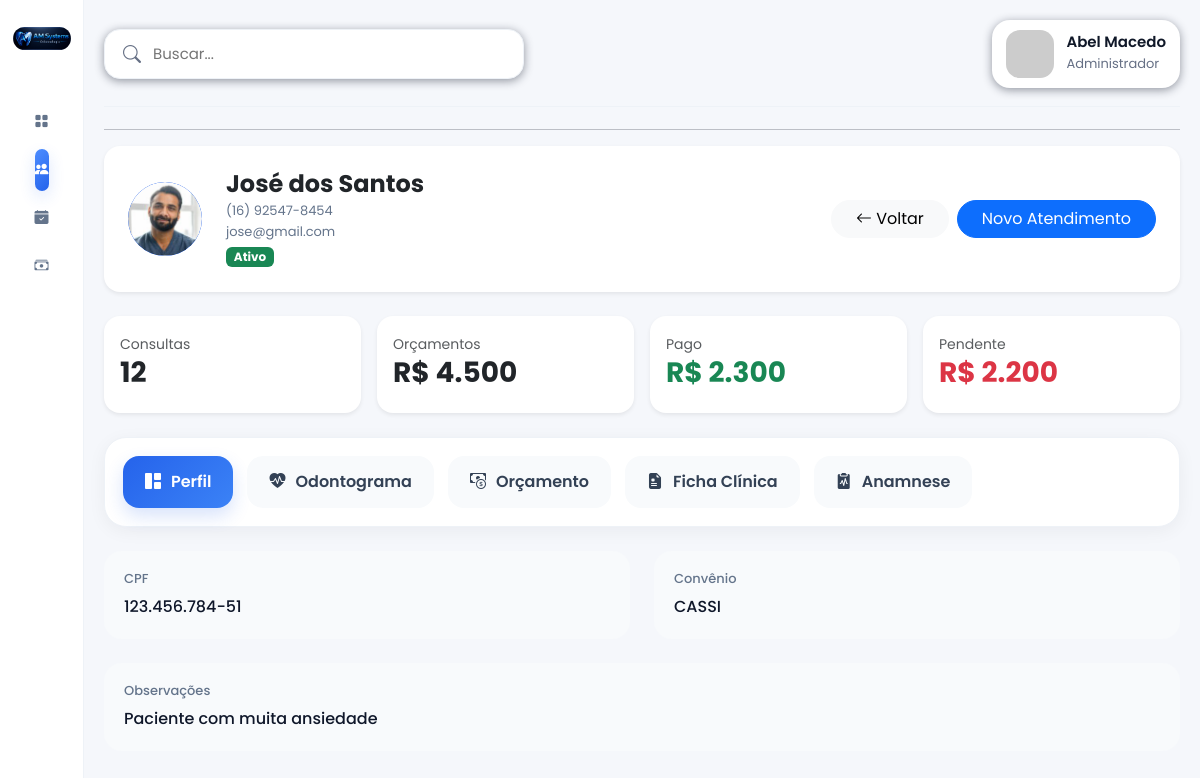
/pacientes/4/ (signed in), run on an earlier commit of the app's database.
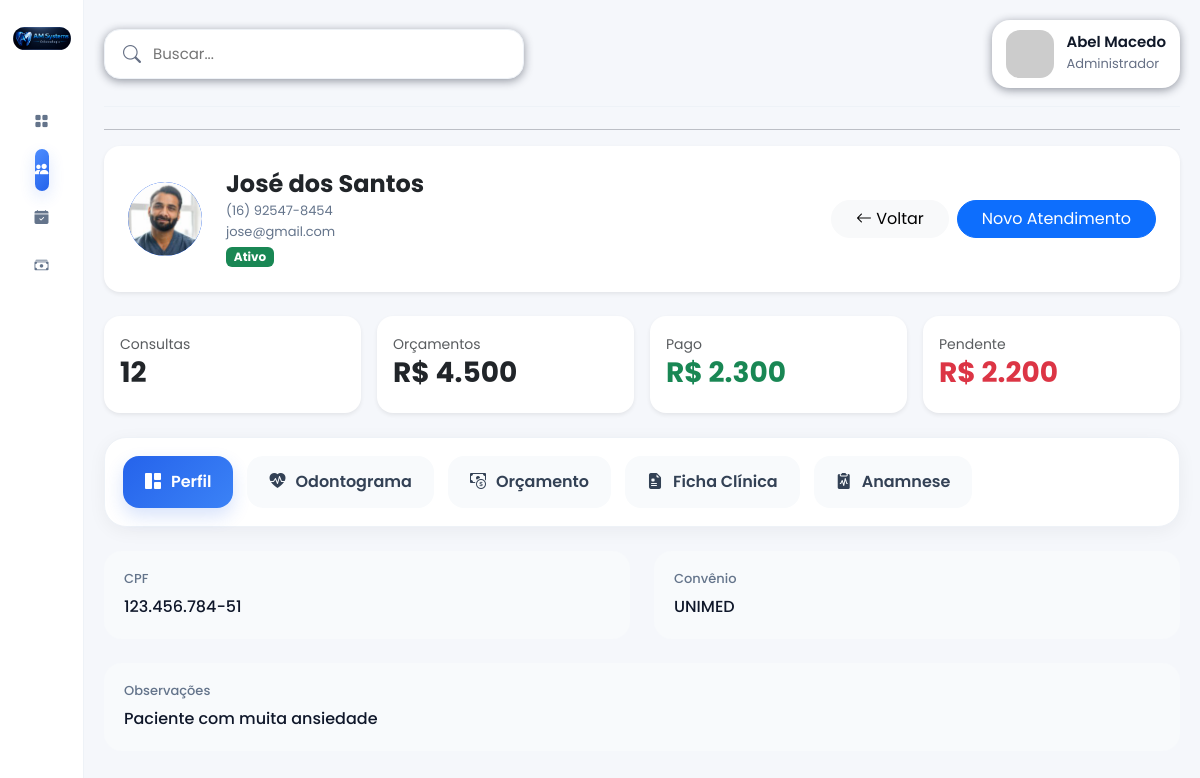
And on a later commit of the database.
### accounts/models.py (models this page shows, shortened)
class Paciente(models.Model):
    foto = models.ImageField(
        upload_to='pacientes/',
        blank=True,
        null=True
    )
    nome = models.CharField(
        max_length=200
    )
    cpf = models.CharField(
        max_length=14,
        blank=True,
        null=True
    )
    rg = models.CharField(
        max_length=20,
        blank=True,
        null=True
    )
    nascimento = models.DateField(
        blank=True,
        null=True
    )
    genero = models.CharField(
        max_length=20,
        blank=True,
        null=True
    )
    estado_civil = models.CharField(
        max_length=30,
        blank=True,
        null=True
    )
    profissao = models.CharField(
        max_length=100,
        blank=True,
        null=True
    )
    telefone = models.CharField(
        max_length=20,
        blank=True,
        null=True
    )
    whatsapp = models.CharField(
        max_length=20,
        blank=True,
        null=True
    )
    email = models.EmailField(
        blank=True,
        null=True
    )
    cep = models.CharField(
        max_length=10,
        blank=True,
        null=True
    )
    endereco = models.CharField(
        max_length=255,
        blank=True,
        null=True
    )
    numero = models.CharField(
        max_length=20,
        blank=True,
        null=True
    )
    complemento = models.CharField(
        max_length=100,
        blank=True,
        null=True
    )
    bairro = models.CharField(
        max_length=100,
        blank=True,
        null=True
    )
    cidade = models.CharField(
        max_length=100,
        blank=True,
        null=True
    )
    estado = models.CharField(
        max_length=2,
        blank=True,
        null=True
    )
    convenio = models.CharField(
        max_length=100,
        blank=True,
        null=True
    )
    carteirinha = models.CharField(
        max_length=100,
        blank=True,
        null=True
    )
    alergias = models.TextField(
        blank=True,
        null=True
    )
    medicamentos = models.TextField(
        blank=True,
        null=True
    )
    observacoes = models.TextField(
        blank=True,
        null=True
    )
    responsavel = models.CharField(
        max_length=200,
        blank=True,
        null=True
    )
    cpf_responsavel = models.CharField(
        max_length=14,
        blank=True,
        null=True
    )
    telefone_responsavel = models.CharField(
        max_length=20,
        blank=True,
        null=True
    )
    ativo = models.BooleanField(
        default=True
    )
    criado_em = models.DateTimeField(
        auto_now_add=True
    )
    atualizado_em = models.DateTimeField(
        auto_now=True
    )
    @property
    def status(self):
        return 'Ativo' if self.ativo else 'Inativo'

### accounts/views.py (the view)
@login_required(login_url='/')
def perfil_paciente(request, id):
    paciente = get_object_or_404(
        Paciente,
        id=id
    )
    return render(
        request,
        'accounts/perfil.html',
        {
            'paciente': paciente
        }
    )

### accounts/templates/accounts/perfil.html (shortened to what the changed rows need)
{% load static %}
<!DOCTYPE html>
<html lang="pt-br">
<head>
    <link
        href="https://cdn.jsdelivr.net/npm/bootstrap@5.3.3/dist/css/bootstrap.min.css"
        rel="stylesheet"
    >
    <link
        rel="stylesheet"
        href="https://cdn.jsdelivr.net/npm/bootstrap-icons@1.11.3/font/bootstrap-icons.min.css"
    >
    <link
        rel="stylesheet"
        href="{% static 'css/dashboard.css' %}"
    >
</head>
<body>
<div class="dashboard-wrapper">
    <main class="main-content">
        <div class="card border-0 shadow-sm rounded-4 mb-4">
            <div class="card-body p-4">
                <div class="d-flex justify-content-between align-items-center flex-wrap">
                    <div class="d-flex align-items-center">
<div
    class="avatar-paciente me-4"
    style="
        width:74px;
        height:74px;
        min-width:74px;
        border-radius:50%;
        overflow:hidden;
        background:#2563eb;
        display:flex;
        align-items:center;
        justify-content:center;
    "
>
    {% if paciente.foto %}
        <img
            src="{{ paciente.foto.url }}"
            alt="{{ paciente.nome }}"
            style="
                width:100%;
                height:100%;
                object-fit:cover;
                border-radius:50%;
                display:block;
            "
        >
    {% endif %}
</div>
                        <div>
                            <h2
                                style="
                                    font-size:24px;
                                    font-weight:700;
                                    margin-bottom:2px;
                                    line-height:1.2;
                                "
                            >
                                {{ paciente.nome }}
                            </h2>
                            <div
                                style="
                                    font-size:13px;
                                    color:#64748b;
                                    margin-bottom:2px;
                                "
                            >
                                {{ paciente.telefone }}
                            </div>
                            <div
                                style="
                                    font-size:13px;
                                    color:#64748b;
                                    margin-bottom:2px;
                                "
                            >
                                {{ paciente.email }}
                            </div>
                            <div>
                                <span class="badge bg-success">
                                    {{ paciente.status }}
                                </span>
                            </div>
                        </div>
                    </div>
                </div>
            </div>
        </div>
        <div class="tab-content">
            <div
                class="tab-pane fade show active"
                id="visao-geral">
                <div class="row">
                    <div class="col-md-6 mb-4">
                        <div class="info-card">
                            <h6>
                                CPF
                            </h6>
                            <p>
                                {{ paciente.cpf|default:"Não informado" }}
                            </p>
                        </div>
                    </div>
                    <div class="col-md-6 mb-4">
                        <div class="info-card">
                            <h6>
                                Convênio
                            </h6>
                            <p>
                                {{ paciente.convenio|default:"Não informado" }}
                            </p>
                        </div>
                    </div>
                    <div class="col-md-12">
                        <div class="info-card">
                            <h6>
                                Observações
                            </h6>
                            <p>
                                {{ paciente.observacoes|default:"Nenhuma observação cadastrada." }}
                            </p>
                        </div>
                    </div>
                </div>
            </div>
        </div>
    </div>
</body>
</html>

What changed in the data, as far as the page shows it:
changed Paciente "José dos Santos": convenio "CASSI" → "UNIMED"
